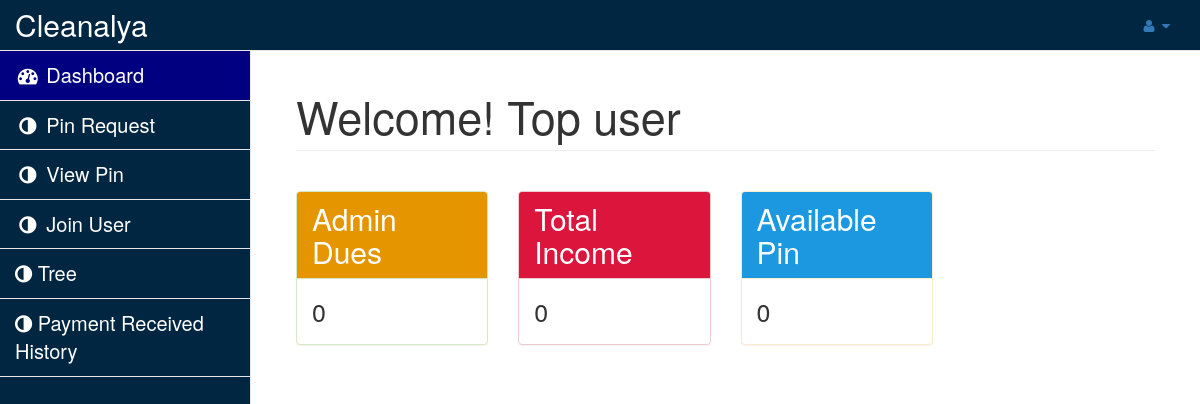
The page /home.php (signed in) on the database its author committed.
### tables this page shows
CREATE TABLE `user` (
  `id` int(11) NOT NULL,
  `name` varchar(100) NOT NULL,
  `email` varchar(50) NOT NULL,
  `password` varchar(30) NOT NULL,
  `mobile` varchar(12) NOT NULL,
  `address` text NOT NULL,
  `account` varchar(20) NOT NULL,
  `under_userid` varchar(50) NOT NULL,
  `amount` int(11) NOT NULL,
  `side` enum('first','second','third','fourth','fifth','sixth','seventh','eighth','ninth','tenth') NOT NULL
);

CREATE TABLE `income` (
  `id` int(11) NOT NULL,
  `userid` varchar(50) DEFAULT NULL,
  `current_bal` int(11) NOT NULL,
  `total_bal` int(11) DEFAULT 0
);

### home.php (the view, shortened to what this page needs)
<?php
include('php-includes/connect.php');
$userid = $_SESSION['userid'];
?>
<!DOCTYPE html>
<html lang="en">
<head>
    <link href="vendor/bootstrap/css/bootstrap.min.css" rel="stylesheet">
    <link href="vendor/metisMenu/metisMenu.min.css" rel="stylesheet">
    <link href="dist/css/sb-admin-2.css" rel="stylesheet">
    <link href="vendor/font-awesome/css/font-awesome.min.css" rel="stylesheet" type="text/css">
</head>
<body>
    <div id="wrapper" style="background-color: #002642">
        <?php include('php-includes/menu.php'); ?>
        <div id="page-wrapper">
            <div class="container-fluid">
                <div class="row">
                    <div class="col-lg-12">
                        <h1 class="page-header" style="font-size:45px">Welcome! <?php
                         $q = mysqli_query($con,"select * from user where email='$userid'");
                         $r = mysqli_fetch_array($q);
                         echo $r['name'];
                         ?></h1><br />
                    </div>
                </div>
                <div class="row">
                    <div class="col-lg-3">
                    	<div class="panel panel-success">
                        	<div class="panel-heading" style="background-color: #E59500">
                            	<h4 class="panel-title" style="font-size:30px; color:#fff">Admin Dues </h4>
                            </div>
                            <div class="panel-body" style="font-size:25px">
                            <?php
							        $q = mysqli_query($con,"select * from income where userid='$userid'");
                                    $r = mysqli_fetch_array($q);
                                    echo $r['current_bal'];
								?>
                            </div>
                        </div>
                    </div>
                    <div class="col-lg-3">
                    	<div class="panel panel-danger">
                        	<div class="panel-heading"  style="background-color:#DC153C">
                            	<h4 class="panel-title" style="font-size:30px; color:#fff">Total Income</h4>
                            </div>
                            <div class="panel-body" style="font-size:25px">
                            	<?php
							        $q = mysqli_query($con,"select * from income where userid='$userid'");
                                    $r = mysqli_fetch_array($q);
                                    echo $r['total_bal'];
								?>
                            </div>
                        </div>
                    </div>
                    <div class="col-lg-3">
                    	<div class="panel panel-warning">
                        	<div class="panel-heading"  style="background-color: #1B98E0">
                            	<h4 class="panel-title" style="font-size:30px; color:#fff">Available Pin</h4>
                            </div>
                            <div class="panel-body" style="font-size:25px">
                            	<?php
								echo  mysqli_num_rows(mysqli_query($con,"select * from pin_list where userid='$userid' and status='open'"));
								?>
                            </div>
                        </div>
                    </div>
                </div>
            </div>
        </div>
    </div>
</body>
</html>

### rows shown on the page
user: name "Top user"
income: current_bal "0", total_bal "0"
